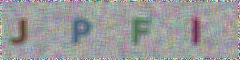

Write the Python code that produced this figure.
from PIL import Image, ImageDraw, ImageFont, ImageFilter

import random

# 随机字母:
def rndChar():
    return chr(random.randint(65, 90))    #65～90为26个大写英文字母

# 随机颜色1:
def rndColor():
    return (random.randint(64, 255), random.randint(64, 255), random.randint(64, 255))

# 随机颜色2:
def rndColor2():
    return (random.randint(32, 127), random.randint(32, 127), random.randint(32, 127))

# 240 x 60:
width = 60 * 4
height = 60
image = Image.new('RGB', (width, height), (255, 255, 255))
# 创建Font对象:
font = ImageFont.truetype('/usr/share/fonts/truetype/ubuntu-font-family/Ubuntu-B.ttf', 36)
# 创建Draw对象:
draw = ImageDraw.Draw(image)
# 填充每个像素:
for x in range(width):
    for y in range(height):
        draw.point((x, y), fill=rndColor())
# 输出文字:
for t in range(4):
    draw.text((60 * t + 10, 10), rndChar(), font=font, fill=rndColor2())
# 模糊:
image = image.filter(ImageFilter.BLUR)
image.save('code.jpg', 'jpeg')



#生成四个字母验证码
